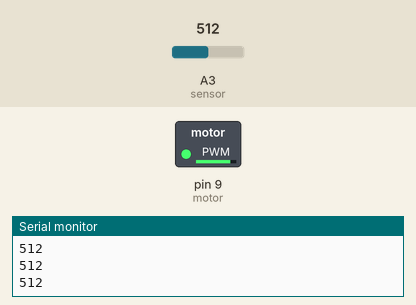
Bench run of a sketch on a simulated Arduino Uno, built with avr-gcc and run on an emulated ATmega328P. Parts: switched loads named in the sketch (green lamp = pin HIGH), the last lines printed to the serial monitor. The test bench sets the inputs (shaded band); at power-on: A3 (sensor) = 512.

Above: at 1.2 s.
1.3 s: A3 (sensor) set to 716
At 2.5 s:
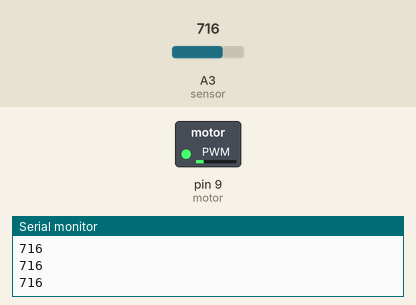
2.8 s: A3 (sensor) set to 900
At 4.0 s:
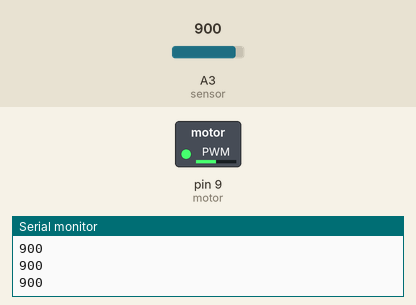
4.3 s: A3 (sensor) set to 1023
At 5.5 s:
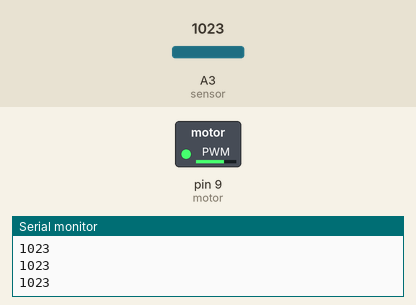
5.8 s: A3 (sensor) set to 0
At 7.0 s:
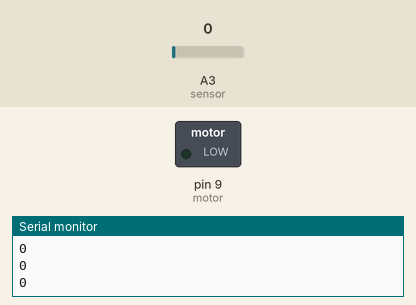
7.3 s: A3 (sensor) set to 511
At 8.6 s:
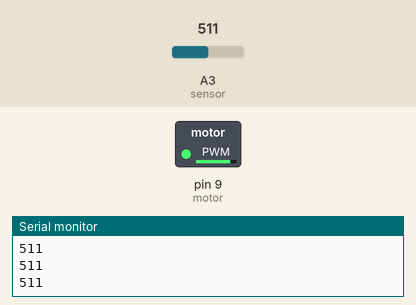
Timing chart, 0 to 9.8 s (numbered marks = the images above; inputs shaded):
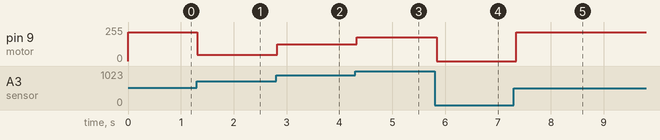

The sketch:

Ejercicio10.ino
```cpp
const byte motor=9;
const byte sensor=3;
int valor=0;
byte valor_map=0;

void setup(){
  //pinMode(motor,OUTPUT);
  Serial.begin(9600);
}

void loop(){
  valor=analogRead(sensor);
  valor_map=map(valor,0,600,0,255);
  Serial.println(valor);
  analogWrite(motor,valor_map);
  delay(50);
}
```

Measured:
- after the input at 1.3 s, pin 9 (motor): 217/255 → 48/255 at once
- after the input at 2.8 s, pin 9 (motor): 48/255 → 126/255 at once
- after the input at 4.3 s, pin 9 (motor): 126/255 → 178/255 at once
- after the input at 5.8 s, pin 9 (motor): 178/255 → 0/255 at once
- after the input at 7.3 s, pin 9 (motor): 0/255 → 217/255 after 0.05 s
